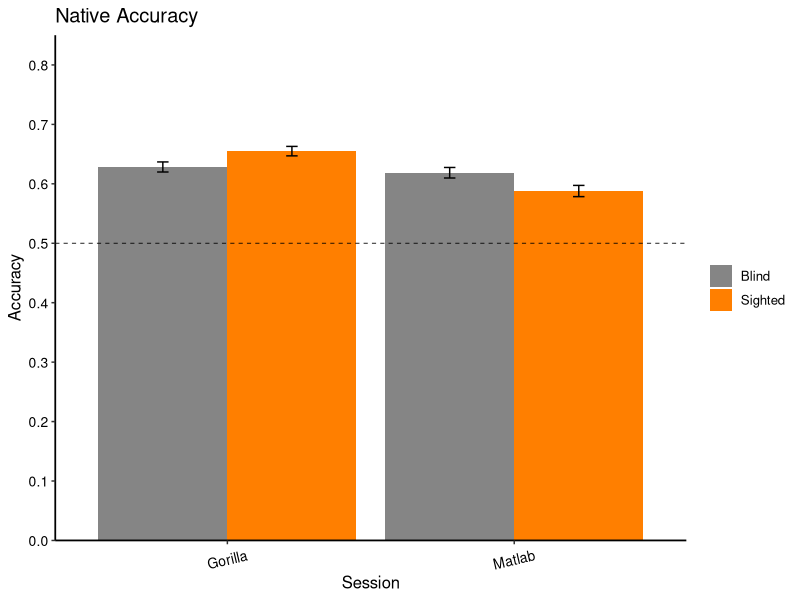

This chart was generated by the following R code:
## ---- chunk 1
# Load and install (if missing) the recquired packages
list.of.packages <- c("tidyverse", 
                      "knitr", 
                      "reshape2", 
                      "lme4",
                      "nlme",
                      "car")
new.packages <- list.of.packages[!(list.of.packages %in% installed.packages()[,"Package"])]
if(length(new.packages)) install.packages(new.packages)

lapply(list.of.packages, library, character.only = TRUE)

# set script folder as working dir
setwd(dirname(rstudioapi::getActiveDocumentContext()$path))

# set to true to show the code chunk
knitr::opts_chunk$set(echo = TRUE)
## ---- chunk 2

allData<-read.csv("data/allData.csv", header = TRUE)

## ---- chunk 3

allData %>% 
  group_by(pseudoid, session, group, category) %>% 
  count() %>% 
  pivot_wider(names_from = category, values_from = n) %>% 
  print(n = 46)

## ---- chunk 4

allData$rawAccuracy <- as.integer(allData$response == allData$meaning)

allData %>%
  group_by(session) %>%
  summarize(rawAccuracy = mean(rawAccuracy), 
            .groups = 'keep')

allData$nativeAccuracy <- ifelse(allData$value == 'goodop', 
                                 abs(allData$rawAccuracy - 1), 
                                 allData$rawAccuracy + 0)

allData %>%
  group_by(session) %>%
  summarize(native_acc = mean(nativeAccuracy), 
            .groups = 'keep')

allData %>%
  group_by(session) %>%
  summarize(raw_acc = mean(rawAccuracy), 
            native_acc = mean(nativeAccuracy), 
            .groups = 'keep')

## ---- chunk 5

categoryAccuracy_wide <- allData %>%
  group_by(group, session) %>%
  summarize(rawAccuracy = mean(rawAccuracy), nativeAccuracy = mean(nativeAccuracy), 
            .groups = 'keep') %>% 
  pivot_wider(names_from = session, values_from = c(rawAccuracy, nativeAccuracy))

print(categoryAccuracy_wide)

## ---- chunk 6

categoryAccuracy_tidy <- allData %>%
  group_by(session, group) %>%
  summarize(rawAccuracy_mean = mean(rawAccuracy), nativeAccuracy_mean = mean(nativeAccuracy), 
            rawAccuracy_sd = sd(rawAccuracy), nativeAccuracy_sd = sd(nativeAccuracy),
            n = n(),
            rawAccuracy_se = rawAccuracy_sd / sqrt(n), nativeAccuracy_se = nativeAccuracy_sd / sqrt(n),
            .groups = 'keep')

print(categoryAccuracy_tidy)

ggplot(data = categoryAccuracy_tidy, 
       aes(x = as.factor(session), y = nativeAccuracy_mean, fill = group)) +
  geom_bar(stat="identity", position=position_dodge()) +
  theme_classic() +
  scale_fill_manual(values=c('grey52','darkorange1'), labels=c('Blind', 'Sighted')) +
  scale_y_continuous(limits=c(0, 0.85), breaks=seq(0, 0.85, 0.1), expand = c(0,0)) +
  scale_x_discrete(limits=c("gorilla", "matlab"),
                   labels = c("Gorilla", "Matlab")) + 
  geom_errorbar(aes(ymin = nativeAccuracy_mean - nativeAccuracy_se,
                    ymax = nativeAccuracy_mean + nativeAccuracy_se),
                width = .08,
                position = position_dodge(.9)) +
  labs(x="Session", y="Accuracy") +
  ggtitle("Native Accuracy") +
  theme(
    text=element_text(size=12), 
    axis.line = element_line(size = 0.6), 
    axis.text.x = element_text(size=10,colour="black",
                               angle = 13,
                               vjust = .5, 
                               hjust = 0.5), 
    axis.text.y = element_text(size=10, colour='black'), 
    legend.title=element_blank())+
  geom_hline(yintercept=c(0.5), linetype="dashed", colour="black", size=0.3)

## ---- chunk 7

nativeResult <- glmer(nativeAccuracy ~ session + category + category*session + (1 | group) +
        (1 | pseudoid) + (1 | language:stimulus), 
      data = allData,
      family = binomial,
      control = glmerControl(optimizer="bobyqa"))

summary(nativeResult)

Anova(nativeResult)

# calculate odd ratio and confidence intervals
se <- sqrt(diag(vcov(nativeResult)))
tab <- cbind(Est = fixef(nativeResult),
             LL = fixef(nativeResult) - 1.96 * se,
             UL = fixef(nativeResult) + 1.96 * se)

# print odd-ratio and confidence interval
print(exp(tab[2:4,]), digits=3)

## ---- chunk 8

cat1 = glmer(nativeAccuracy ~ session + (1 | group) +
        (1 | pseudoid) + (1 | language:stimulus),
      subset(allData, category == 1),
      family = binomial,
      control=glmerControl(optimizer="bobyqa"))

summary(cat1)

Anova(cat1)

catOne_gorilla <- subset(allData, category == 1 & session == 'gorilla')
binom.test(sum(catOne_gorilla$grade), nrow(catOne_gorilla), p = .5)

catOne_matlab <- subset(allData, category == 1 & session == 'matlab')
binom.test(sum(catOne_matlab$grade), nrow(catOne_matlab), p = .5)

## ---- chunk 9

cat3 = glmer(nativeAccuracy ~ session + (1 | group) +
        (1 | pseudoid) + (1 | language:stimulus),
      subset(allData, category == 3),
      family = binomial,
      control=glmerControl(optimizer="bobyqa"))

summary(cat3)

Anova(cat3)

catThree_gorilla <- subset(allData, category == 3 & session == 'gorilla')
binom.test(sum(catThree_gorilla$grade), nrow(catThree_gorilla), p = .5)

catThree_matlab <- subset(allData, category == 3 & session == 'matlab')
binom.test(sum(catThree_matlab$grade), nrow(catThree_matlab), p = .5)

## ---- chunk 10

cat4 = glmer(nativeAccuracy ~ session + (1 | group) +
        (1 | pseudoid) + (1 | language:stimulus),
      subset(allData, category == 4),
      family = binomial,
      control=glmerControl(optimizer="bobyqa"))

summary(cat4)

Anova(cat4)

catFour_gorilla <- subset(allData, category == 4 & session == 'gorilla')
binom.test(sum(catFour_gorilla$grade), nrow(catFour_gorilla), p = .5)

catFour_matlab <- subset(allData, category == 4 & session == 'matlab')
binom.test(sum(catFour_matlab$grade), nrow(catFour_matlab), p = .5)

## ---- chunk 11

cat6 = glmer(nativeAccuracy ~ session + (1 | group) +
        (1 | pseudoid) + (1 | language:stimulus),
      subset(allData, category == 6),
      family = binomial,
      control=glmerControl(optimizer="bobyqa"))

summary(cat6)

Anova(cat6)

catSix_gorilla <- subset(allData, category == 6 & session == 'gorilla')
binom.test(sum(catSix_gorilla$grade), nrow(catSix_gorilla), p = .5)

catSix_matlab <- subset(allData, category == 6 & session == 'matlab')
binom.test(sum(catSix_matlab$grade), nrow(catSix_matlab), p = .5)

## ---- chunk 12

cat7 = glmer(nativeAccuracy ~ session + (1 | group) +
        (1 | pseudoid) + (1 | language:stimulus),
      subset(allData, category == 7),
      family = binomial,
      control=glmerControl(optimizer="bobyqa"))

summary(cat7)

Anova(cat7)

catSeven_gorilla <- subset(allData, category == 7 & session == 'gorilla')
binom.test(sum(catSeven_gorilla$grade), nrow(catSeven_gorilla), p = .5)

catSeven_matlab <- subset(allData, category == 7 & session == 'matlab')
binom.test(sum(catSeven_matlab$grade), nrow(catSeven_matlab), p = .5)

## ---- chunk 13

cat8 = glmer(nativeAccuracy ~ session + (1 | group) +
        (1 | pseudoid) + (1 | language:stimulus),
      subset(allData, category == 8),
      family = binomial,
      control=glmerControl(optimizer="bobyqa"))

summary(cat8)

Anova(cat8)

catEight_gorilla <- subset(allData, category == 8 & session == 'gorilla')
binom.test(sum(catEight_gorilla$grade), nrow(catEight_gorilla), p = .5)

catEight_matlab <- subset(allData, category == 8 & session == 'matlab')
binom.test(sum(catEight_matlab$grade), nrow(catEight_matlab), p = .5)

## ---- chunk 14

cat9 = glmer(nativeAccuracy ~ session + (1 | group) +
        (1 | pseudoid) + (1 | language:stimulus),
      subset(allData, category == 9),
      family = binomial,
      control=glmerControl(optimizer="bobyqa"))

summary(cat9)

Anova(cat9)

catNine_gorilla <- subset(allData, category == 9 & session == 'gorilla')
binom.test(sum(catNine_gorilla$grade), nrow(catNine_gorilla), p = .5)

catNine_matlab <- subset(allData, category == 9 & session == 'matlab')
binom.test(sum(catNine_matlab$grade), nrow(catNine_matlab), p = .5)
